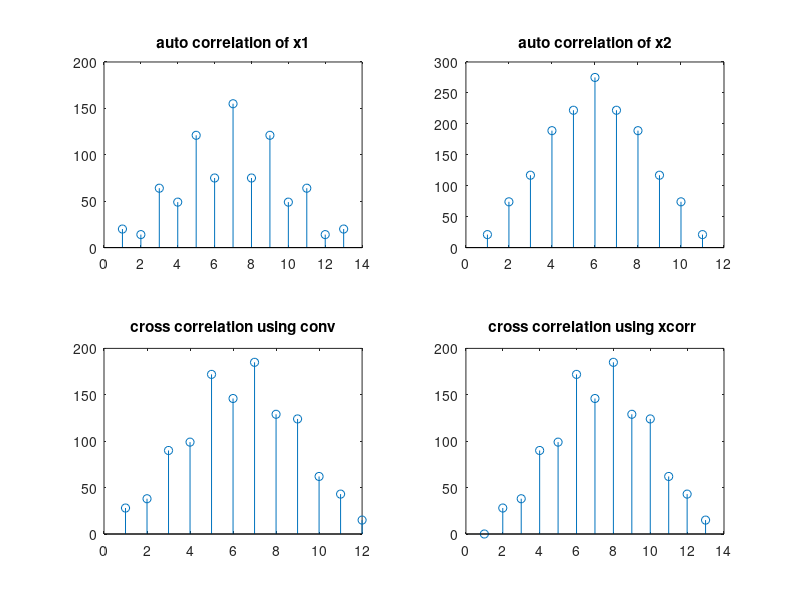

Recreate this plot in MATLAB.
clc;
clear;

x1 = [4 2 6 3 8 1 5]; 
x2 =[3 8 6 9 6 7];

X2=flip(x2);

y1=xcorr(x1,x1);
y2=xcorr(x2,x2);
y3=conv(x1,X2);
y4=xcorr(x1,x2);

subplot(2,2,1)
stem(y1)
title('auto correlation of x1')
subplot(2,2,2)
stem(y2)
title('auto correlation of x2')
subplot(2,2,3)
stem(y3)
title('cross correlation using conv')
subplot(2,2,4)
stem(y4)
title('cross correlation using xcorr ')
